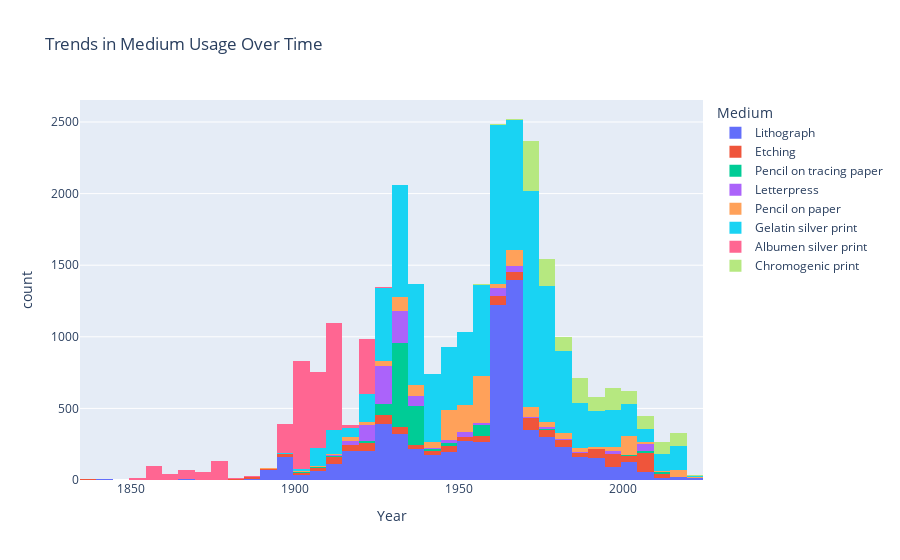

The code cell stored with this chart in its notebook:
### Markdown cell above
let's visualize the distribution of artistic media over time in MoMA's collection. To keep the graph clear and easy to read, we'll focus only on the top eight most common artistic media found in `moma_df`.

### Code cell
top_media = moma_df['Medium'].value_counts().nlargest(8).index
moma_df['Date'] = pd.to_numeric(moma_df['Date'], errors='coerce')
medium_df = moma_df[moma_df['Medium'].isin(top_media)]

fig = px.histogram(medium_df, x='Date', color='Medium',
                   nbins=50,
                   title='Trends in Medium Usage Over Time',
                   labels={'Date': 'Year', 'count': 'Number of Works'})
fig.show()

### Figure 1 — Plotly figure (JSON) as saved in the notebook; plotly's stock layout.template omitted (floating-point values rounded to 4 significant figures; data arrays with more than 128 entries replaced by an {"elided": "..."} marker saying what was removed)
{"data": [{"alignmentgroup": "True", "bingroup": "x", "hovertemplate": "Medium=Lithograph<br>Year=%{x}<br>count=%{y}<extra></extra>", "legendgroup": "Lithograph", "marker": {"color": "#636efa", "pattern": {"shape": ""}}, "name": "Lithograph", "nbinsx": 50, "offsetgroup": "Lithograph", "orientation": "v", "showlegend": true, "type": "histogram", "x": {"elided": "8650 int values"}, "xaxis": "x", "yaxis": "y"}, {"alignmentgroup": "True", "bingroup": "x", "hovertemplate": "Medium=Etching<br>Year=%{x}<br>count=%{y}<extra></extra>", "legendgroup": "Etching", "marker": {"color": "#EF553B", "pattern": {"shape": ""}}, "name": "Etching", "nbinsx": 50, "offsetgroup": "Etching", "orientation": "v", "showlegend": true, "type": "histogram", "x": {"elided": "1686 int values"}, "xaxis": "x", "yaxis": "y"}, {"alignmentgroup": "True", "bingroup": "x", "hovertemplate": "Medium=Pencil on tracing paper<br>Year=%{x}<br>count=%{y}<extra></extra>", "legendgroup": "Pencil on tracing paper", "marker": {"color": "#00cc96", "pattern": {"shape": ""}}, "name": "Pencil on tracing paper", "nbinsx": 50, "offsetgroup": "Pencil on tracing paper", "orientation": "v", "showlegend": true, "type": "histogram", "x": {"elided": "3279 int values"}, "xaxis": "x", "yaxis": "y"}, {"alignmentgroup": "True", "bingroup": "x", "hovertemplate": "Medium=Letterpress<br>Year=%{x}<br>count=%{y}<extra></extra>", "legendgroup": "Letterpress", "marker": {"color": "#ab63fa", "pattern": {"shape": ""}}, "name": "Letterpress", "nbinsx": 50, "offsetgroup": "Letterpress", "orientation": "v", "showlegend": true, "type": "histogram", "x": {"elided": "1706 int values"}, "xaxis": "x", "yaxis": "y"}, {"alignmentgroup": "True", "bingroup": "x", "hovertemplate": "Medium=Pencil on paper<br>Year=%{x}<br>count=%{y}<extra></extra>", "legendgroup": "Pencil on paper", "marker": {"color": "#FFA15A", "pattern": {"shape": ""}}, "name": "Pencil on paper", "nbinsx": 50, "offsetgroup": "Pencil on paper", "orientation": "v", "showlegend": true, "type": "histogram", "x": {"elided": "7292 int values"}, "xaxis": "x", "yaxis": "y"}, {"alignmentgroup": "True", "bingroup": "x", "hovertemplate": "Medium=Gelatin silver print<br>Year=%{x}<br>count=%{y}<extra></extra>", "legendgroup": "Gelatin silver print", "marker": {"color": "#19d3f3", "pattern": {"shape": ""}}, "name": "Gelatin silver print", "nbinsx": 50, "offsetgroup": "Gelatin silver print", "orientation": "v", "showlegend": true, "type": "histogram", "x": {"elided": "17029 int values"}, "xaxis": "x", "yaxis": "y"}, {"alignmentgroup": "True", "bingroup": "x", "hovertemplate": "Medium=Albumen silver print<br>Year=%{x}<br>count=%{y}<extra></extra>", "legendgroup": "Albumen silver print", "marker": {"color": "#FF6692", "pattern": {"shape": ""}}, "name": "Albumen silver print", "nbinsx": 50, "offsetgroup": "Albumen silver print", "orientation": "v", "showlegend": true, "type": "histogram", "x": {"elided": "4837 int values"}, "xaxis": "x", "yaxis": "y"}, {"alignmentgroup": "True", "bingroup": "x", "hovertemplate": "Medium=Chromogenic print<br>Year=%{x}<br>count=%{y}<extra></extra>", "legendgroup": "Chromogenic print", "marker": {"color": "#B6E880", "pattern": {"shape": ""}}, "name": "Chromogenic print", "nbinsx": 50, "offsetgroup": "Chromogenic print", "orientation": "v", "showlegend": true, "type": "histogram", "x": {"elided": "1779 int values"}, "xaxis": "x", "yaxis": "y"}], "layout": {"autosize": true, "barmode": "relative", "legend": {"title": {"text": "Medium"}, "tracegroupgap": 0}, "title": {"text": "Trends in Medium Usage Over Time"}, "xaxis": {"anchor": "y", "autorange": true, "domain": [0, 1], "range": [1834.0, 2024.0], "title": {"text": "Year"}, "type": "linear"}, "yaxis": {"anchor": "x", "autorange": true, "domain": [0, 1], "range": [0, 2654.0], "title": {"text": "count"}}}}
